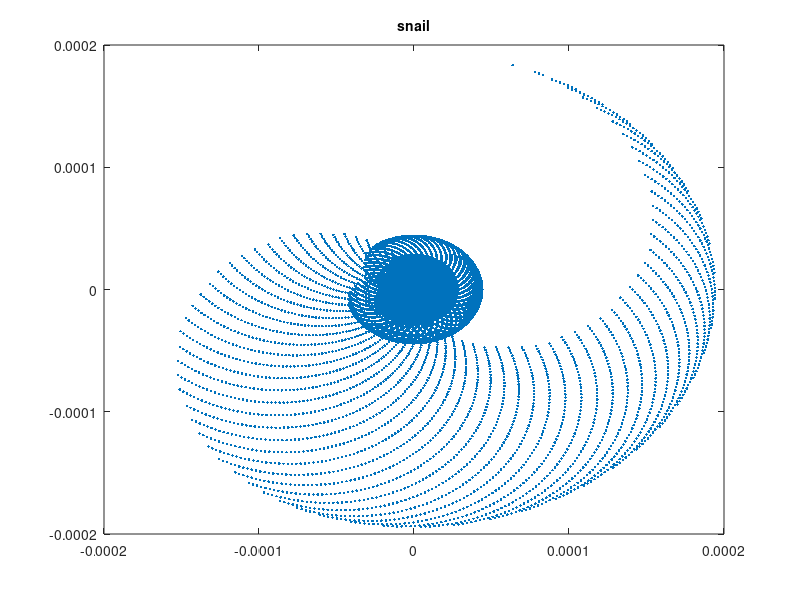
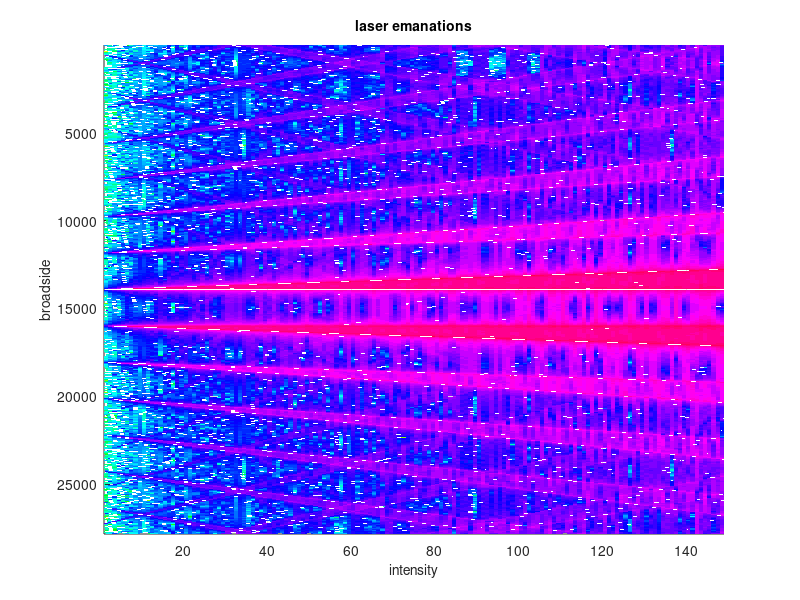

The MATLAB source for these figures, in order:
%
% The snail and laser emanations
%
% Mo Alloulah
%
% 
%
% 270416 - v1.0  - Initial issue version. 
%
%% OFDM Paramters (DVB-T2 inspired)

Nsym = 3;                                   % # of OFDM symbols
Nu = 27841;                                 % # of atctive carriers (utilization)
N  = 32768;                                 % FFT size
Ng = 32768*19/256;                          % guard interval (samples)
Ns = N + Ng;                                % OFDM symbol size
eqLimit = 3;                                % equalizer magnitude limit
constellation = 'BPSK';                     % constellation
constMapTable = [1 -1];                     % constellation map

%% Channel Parameters

Ts = 7/64e6;                                % elementary period
echoDelays_us = Ng*Ts/1e-6 + [0:150-1];     % echo dealys (us)
echoDelays = round(echoDelays_us*1e-6./Ts); % echo delays (samples)
echoAtt = 0.0;                              % echo attenulation (dB)
chSNRdB = inf;                              % channel SNR (dB)

%% Tx

tx_t = zeros(Ns*Nsym, 1);
refData_f = zeros(Nu, Nsym);
for n = 1:Nsym
    % 1 impulse subcarrier, 0 rest
    ndx = floor([1; 0.5*ones(Nu-1,1);]*length(constMapTable));
    txData_f = constMapTable(ndx).';
    txData_f(2:end) = zeros(Nu-1,1);
    refData_f(:,n) = txData_f;
    
    % zero padding inactive subcarriers
    txDataZeroPadded_f = [txData_f; zeros(N-Nu,1)];
    txDataZeroPadded_f = circshift(txDataZeroPadded_f, -(Nu-1)/2);

    % IFFT
    txData_t = (N/sqrt(Nu)) * ifft(txDataZeroPadded_f);

    % cyclic prefix
    txDataGi_t = [txData_t(end-Ng+1:end); txData_t];

    tx_t(1+(n-1)*Ns:n*Ns) = txDataGi_t;
end

%% Rx - iterate over channel delays

iciErr_mtrx = zeros(Nu, length(echoDelays));

for dd = 1:length(echoDelays)
    % channel delay
    echoDly = echoDelays(dd);
    
    % add multipath
    ch_t = tx_t + circshift(tx_t, echoDly) * 10^(-echoAtt/20);
    ch_t = ch_t / sqrt(1+10^(-echoAtt/10));

    % add AWGN
    rx_t = ch_t + 10^(-chSNRdB/20)*(randn(size(ch_t)) + 1i*randn(size(ch_t)))/sqrt(2) * sqrt(N/Nu);

    % CIR estimation
    CIR = zeros(N, 1);
    CIR(1) = 1;
    CIR(1+echoDly) = 10^(-echoAtt/20);
    CIR = CIR/sqrt(1+10^(-echoAtt/10));
    CFR = fft(CIR);
    CFRu = circshift(CFR, +(Nu-1)/2);
    CFRu = CFRu(1:Nu);
    
    % EOG-induced ICI
    iciErr = zeros(Nu, Nsym-2);
    
    % loop over symbols
    for ss = 2:Nsym-1

        % GI remove and align to right guard edge    
        rxSym_t = rx_t((ss-1)*Ns+Ng+1:ss*Ns);
        
        % hard-decision of previous symbol
        hdData = refData_f(:, ss-1);
        
        % inter-block (IBI) cancellation
        rxSym0_t = rxSym_t;
        if (echoDly-Ng > 0)
            % synthesize IBI
            preData_f = circshift([hdData; zeros(N-Nu,1)], -(Nu-1)/2);
            preData_t = ifft(preData_f);
            preData_t(1:N/2-1) = 0;
            preData_f = fft(preData_t);
            preRxData_f = preData_f .* CFR;
            preRxData_t = (N/sqrt(Nu)) * ifft(preRxData_f);
            
            % remove spill-over from the previous symbol
            rxSym0_t(1:echoDly-Ng) = rxSym_t(1:echoDly-Ng) - preRxData_t(1+Ng:echoDly);
        end
        
        % demod to examine ISI-induced ICI
        % FFT
        rxData_f = (N/sqrt(Nu))^-1 * fft(rxSym0_t);
        
        % equalize [gently] with rotation
        eqData_f = (rxData_f .* exp(-1i*angle(CFR))) ./ (abs(CFR) + eps);
        
        % limit maximum magnitude
        contourNdx = find( abs(eqData_f) > eqLimit );
        eqData_f(contourNdx) = eqLimit * exp(-1i*angle(eqData_f(contourNdx)));
        
        % extract active carriers
        eqDataAc_f = circshift(eqData_f, +(Nu-1)/2);
        eqDataAc_f = eqDataAc_f(1:Nu);
        
        % measure ICI 
        ici_err0 = eqDataAc_f - refData_f(:,ss);
        ici_err1 = ici_err0 .* abs(CFRu);
        iciErr(:, ss-1) = ici_err1;
    
    end % for symbols
    
    % pack ICI error
    iciErr_mtrx(:, dd) = iciErr;

end % for delays

%% visualization - here we go

echoNdx = 2;                                % snail index
y = iciErr_mtrx(:, echoNdx);

figure();
plot( y, '.' )
ttl = title(gca, 'snail');
set(ttl, 'FontSize', 10);

[N, L] = size(iciErr_mtrx);
Z_mtrx = zeros(N, L);
for k = 1:L
    Z_mtrx(:, k) = 20*log10(abs(fftshift(fft(iciErr_mtrx(:,k)))));
end
Z0 = Z_mtrx(:, 2:end);
surfView = [0 -90];
prnt0 = figure();
h0 = subplot(1, 1, [1]);
hz0 = surf( h0, Z0 );
axis(h0, [1 L-1 1 N]);
view(h0, surfView);
set(hz0, 'LineStyle', 'none');

xlbl = xlabel(h0, 'intensity');
set(xlbl, 'FontSize', 10);
ylbl = ylabel(h0, 'broadside');
set(ylbl, 'FontSize', 10);
ttl = title(h0, 'laser emanations');
set(ttl, 'FontSize', 10);
colormap(h0, 'hsv')                         % or 'hot'
